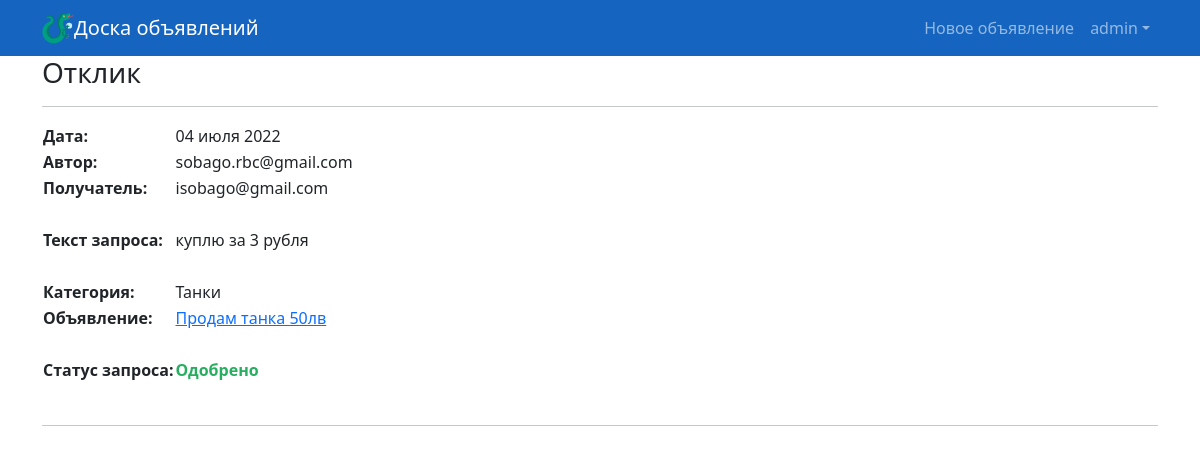
The app's page /responses/1/ (signed in) with its own data.
### accounts/models.py (models this page shows)
class MyUser(AbstractUser):
    USERNAME_FIELD = 'email'
    email = models.EmailField(('E-mail'), unique=True, help_text='Обязательное поле, Ваша электронная почта.')
    REQUIRED_FIELDS = ['username', ]
    subscriber = models.BooleanField(
        ("Статус подписки на новости"),
        default=True,
    )

### board/models.py (models this page shows, shortened)
class AdResponse(models.Model):
    title = models.CharField(max_length=254, verbose_name='Текст запроса')
    sender = models.OneToOneField(MyUser, on_delete=models.CASCADE, related_name='+', verbose_name='Отправитель')
    recipient = models.OneToOneField(MyUser, on_delete=models.CASCADE, related_name='+', verbose_name='Получатель')
    ad = models.OneToOneField(Ad, on_delete=models.CASCADE, verbose_name='Объявление')
    create_datetime = models.DateTimeField(auto_now_add=True)
    is_accepted = models.BooleanField(default=False)
    is_refused = models.BooleanField(default=False)

class Ad(models.Model):
    title = models.CharField(max_length=254, verbose_name='Заголовок объявления')
    text = RichTextUploadingField(verbose_name='Текст объявления')
    create_datetime = models.DateTimeField(auto_now_add=True)
    create_user = models.OneToOneField(MyUser, on_delete=models.CASCADE, verbose_name='Автор')
    category = models.ForeignKey(Category, on_delete=models.CASCADE, verbose_name='Категория')

class Category(models.Model):
    title = models.CharField(max_length=128, verbose_name='Наименование категории', unique=True)
    def __str__(self):
        return f'{self.title}'

### board/views.py (the view)
# urls.py: path('responses/<int:pk>/', login_required(AdResponseView.as_view()), name='ad_response_detail'),
class AdResponseView(DetailView):
    model = AdResponse
    template_name = 'ad_response_detail.html'
    context_object_name = 'response'

### board/templates/board/ad_response_detail.html (shortened to what this page needs)
{% extends "base.html" %}
{% block content %}
    <h3>Отклик</h3>
    <hr>
    {% if response.sender.id == user.id or response.recipient.id  == user.id %}
        <table>
            <tr align="left">
                <td><b>Дата:</b></td>
                <td>{{ response.create_datetime|date:'d E Y' }}</td>
            </tr>
            <tr align="left">
                <td><b>Автор:</b></td>
                <td>{{ response.sender }}</td>
            </tr>
            <tr align="left">
                <td><b>Получатель:</b></td>
                <td>{{ response.recipient }}</td>
            </tr>
            <tr><td><br></td></tr>
            <tr align="left">
                <td><b>Текст запроса:</b></td>
                <td>{{ response.title }}</td>
            </tr>
            <tr><td><br></td></tr>
            <tr align="left">
                <td><b>Категория:</b></td>
                <td>{{ response.ad.category }}</td>
            </tr>
            <tr align="left">
                <td><b>Объявление:</b></td>
                <td><a href="{% url 'ad' response.ad.id %}">{{ response.ad.title }}</a></td>
            </tr>
            <tr><td><br></td></tr>
            <tr align="left">
                <td><b>Статус запроса:</b></td>
                <td>
                    {% if response.is_accepted %}
                    <span style="color:#27ae60"><strong>Одобрено</strong></span>
                    {% elif response.is_refused %}
                    <span style="color:#e74c3c"><strong>Отказано</strong></span>
                    {% else %}
                    Ожидает рассмотрения
                    {% endif %}
                </td>
            </tr>
            <tr><td><br></td></tr>
        </table>
        <hr>
    {% else %}
        <h3>Это чужой отклик!</h3>
    {% endif %}
{% endblock %}

### board/templates/board/base.html (shortened to what this page needs)
<!DOCTYPE html>
<html lang="ru">
    <head>
        {% load static %}
        <link href="{% static 'css/styles.css' %}" rel="stylesheet" />
    </head>
    <body>
        <nav class="navbar navbar-expand-lg navbar-dark bg-dark">
            <div class="container">
                <img src="{% static 'dragonside-svgrepo-com.svg' %}" width='32' height='32'>
                <a class="navbar-brand" href="/">Доска объявлений</a>
                <div class="collapse navbar-collapse" id="navbarSupportedContent">
                    <ul class="navbar-nav ms-auto mb-2 mb-lg-0">
                        <li class="nav-item"><a class="nav-link" href="{% url 'ad_create' %}">Новое объявление</a></li>
                        {% if user.is_authenticated %}
                        <li class="nav-item dropdown">
                            <a class="nav-link dropdown-toggle" id="navbarDropdown" href="#" role="button" data-bs-toggle="dropdown" aria-expanded="false">{{ user.username }}</a>
                        </li>
                        {% else %}
                        <a class="nav-link active" aria-current="page" href="{% url 'login' %}">Авторизация</a>
                        {% endif %}
                    </ul>
                </div>
            </div>
        </nav>
        <div class="container">
            {% block content %}
            {% endblock %}
        </div>
    </body>
</html>

### records on screen
MyUser: username "admin"
AdResponse: create_datetime "04 июля 2022", sender "sobago.rbc@gmail.com", recipient "isobago@gmail.com", title "куплю за 3 рубля", ad.category "Танки", ad "Продам танка 50лв"
